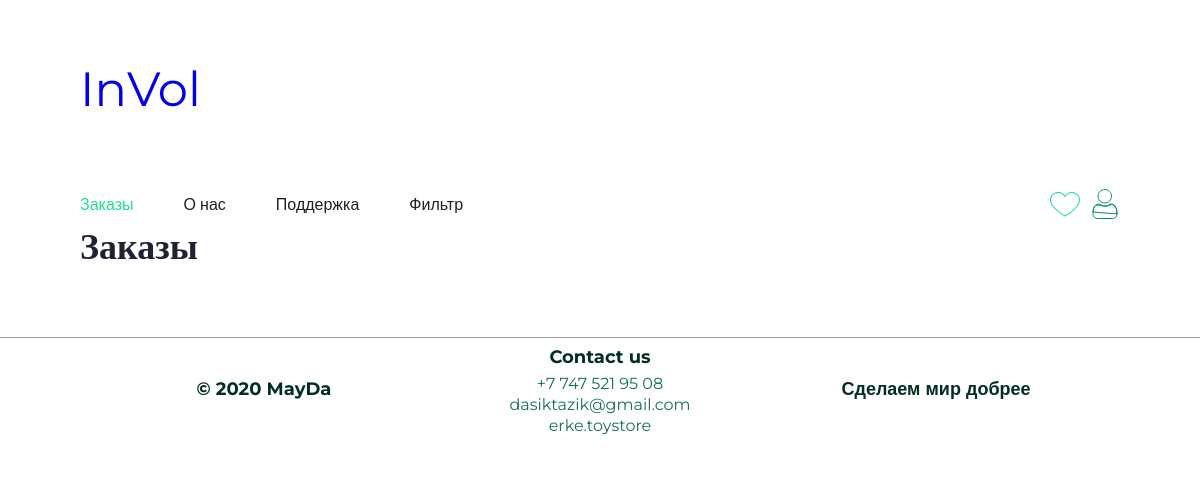
/orders/show_orders (signed in), run on an earlier commit of the app's database.
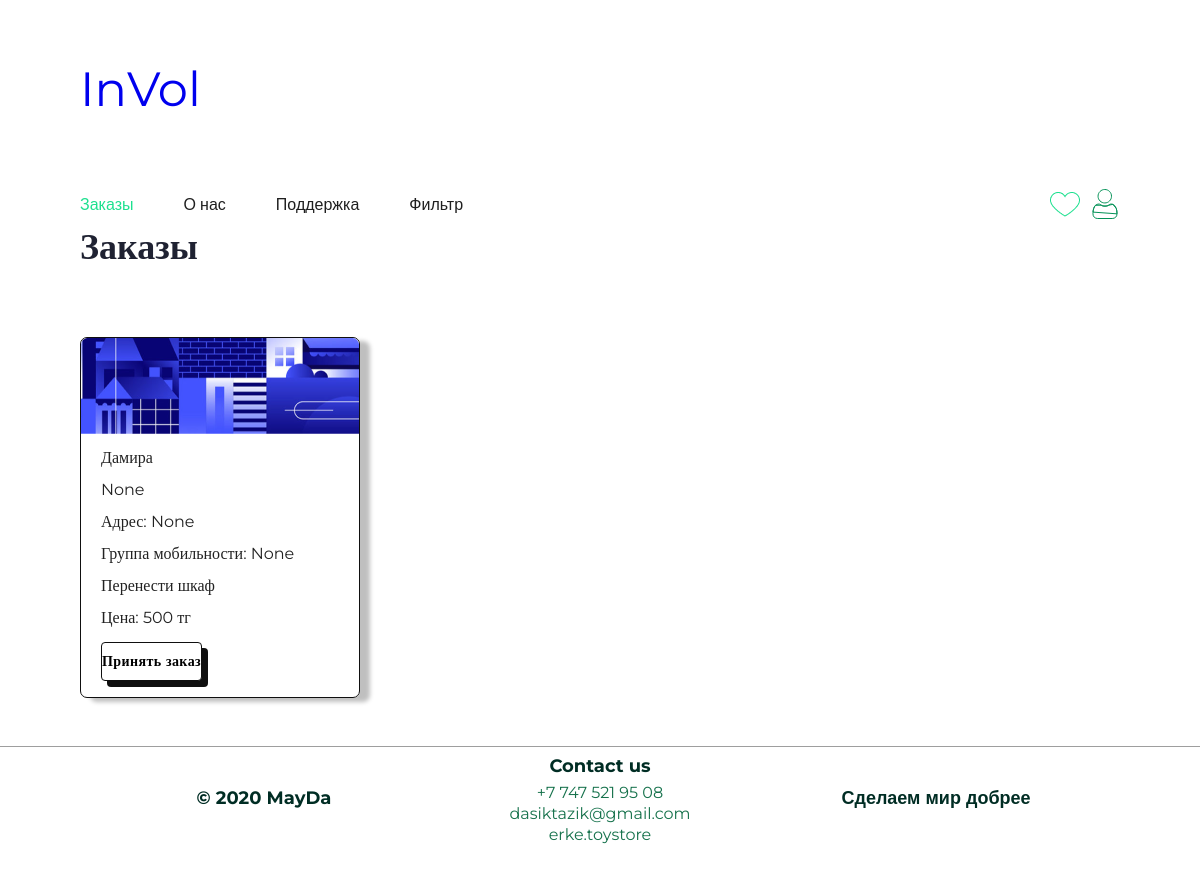
And on a later commit of the database.
### orders/models.py (models this page shows, shortened)
class Order(models.Model):
    client = models.ForeignKey(
        Client,
        on_delete=models.CASCADE,
        null=True, blank=True,
        related_name="my_orders",
        verbose_name="клиент",
    )
    volunteer = models.ForeignKey(
        Volunteer,
        on_delete=models.CASCADE,
        null=True, blank=True,
        related_name="liked_orders",
        verbose_name="волонтер"
    )
    inquiry = models.CharField(
        max_length=100,
        verbose_name="запрос"
    )
    price = models.SmallIntegerField(
        validators=[MinValueValidator(100)],
        verbose_name="цена"
    )
    is_completed = models.BooleanField(
        default=False,
        verbose_name="выполнено"
    )
    objects = OrderManager()
    @property
    def price_display(self):
        return f"Цена: {self.price} тг"

### users/models.py (models this page shows, shortened)
class CustomUser(AbstractBaseUser, PermissionsMixin):
    first_name = models.CharField(
        max_length=255,
        verbose_name='имя'
    )
    email = models.EmailField(
        unique=True,
        verbose_name='электронная почта',
    )
    phone_number = models.CharField(
        max_length=20,
        verbose_name='телефонный номер'
    )
    is_active = models.BooleanField(default=True)
    is_staff = models.BooleanField(default=False)
    objects = CustomUserManager()
    USERNAME_FIELD = 'email'
    REQUIRED_FIELDS = ['first_name', 'phone_number']

class Client(CustomUser):
    class Meta:
        verbose_name = 'Клиент'
        verbose_name_plural = 'Клиенты'
        permissions = (("create_order", "Can create order"),)

class BaseProfile(models.Model):
    AGE_MIN = 14
    AGE_MAX = 128
    class Sex(models.TextChoices):
        MALE = 'M', 'Мужской'
        FEMALE = 'F', 'Женский'
        OTHER = 'O', 'Другое'
    age = models.PositiveIntegerField(
        validators=[MinValueValidator(AGE_MIN), MaxValueValidator(AGE_MAX)],
        null=True, blank=True,
        verbose_name='возраст',
    )
    sex = models.CharField(
        max_length=1,
        choices=Sex.choices,
        null=True, blank=True,
        verbose_name='пол',
    )
    city = models.CharField(
        max_length=255,
        null=True, blank=True,
        verbose_name='город'
    )
    about_me = models.TextField(
        null=True, blank=True,
        verbose_name='о себе'
    )
    rating = models.FloatField(null=True, blank=True)
    class Meta:
        abstract = True
    @property
    def city_display(self):
        return f"Адрес: {self.city}"

class ClientProfile(BaseProfile):
    class Mobility(models.TextChoices):
        NO = "Нету", "Люди, не имеющие ограничений по мобильности"
        M1 = "M1", "Люди, не имеющие инвалидности со сниженной мобильностью (люди пенсионного возраста, люди с детьми дошкольного возраста, беременные женщины), а также глухие и слабослышащие"
        M2 = "M2", "Пожилые немощные люди (в том числе инвалиды по старости), инвалиды с недостатками зрения, пользующиеся белой тростью"
        M3 = "M3", "Инвалиды и другие маломобильные граждане, не относящиеся к группе М2, использующие при движении дополнительные опоры (костыли, трости), инвалиды на протезах"
        M4 = "M4", "Инвалиды и другие маломобильные граждане, не относящиеся к группе М2, передвигающиеся на креслах-колясках"
        HM = "HM", "Немобильные граждане"
        HT = "HT", "Нетранспортабельные люди"
        HO = "HO", "Люди с ограниченной степенью свободы, в том числе люди с психическими отклонениями"
    client = models.OneToOneField(Client, on_delete=models.CASCADE, related_name='profile')
    mobility = models.CharField(
        max_length=4,
        choices=Mobility.choices,
        null=True, blank=True,
        verbose_name='мобильность'
    )
    @property
    def mobility_display(self):
        if self.mobility == 'Нету':
            return 'Нету мобильности'
        return f'Группа мобильности: {self.mobility}'

### orders/views.py (the view, shortened to what this page needs)
# urls.py: path("show_orders", views.show_orders, name="show_orders"),
@login_required
def show_orders(request):
    print(request.path)
    template_name = "orders/show_orders.html"
    context = {
        "orders": Order.objects.get_free_orders(),
    }
    return render(request, template_name, context)

### orders/models.py (called while the page is built)
    def get_incompleted_orders(self):
        return super().get_queryset().filter(is_completed=False)

    def get_free_orders(self):
        return self.get_incompleted_orders().filter(volunteer=None)

### users/templatetags/users_extras.py (called while the page is built)
@register.filter
def isinstance(user, model_name):
    model = getattr(user, '__class__')
    return model.__name__.lower() == model_name.lower()

### templates/orders/show_orders.html (shortened to what this page needs)
{% extends 'base.html' %}
{% load static %}
{% block css %}
    {{ block.super }}
    <link rel="stylesheet" href="{% static 'css/style.css' %}">
{% endblock css %}
{% block content %}
    <main class="main">
        <h1 class="main__h1 main__h1_left">Заказы</h1>
        {% include "orders/_orders.html" with orders=orders %}
    </main>
{% endblock content %}

### templates/orders/_orders.html (shortened to what this page needs)
{% load static %}
{% load users_extras %}
<div class="cards">
    {% for order in orders %}
        <div class="card">
            <img src="{% static 'img/Image (2).png' %}" class="card__img" alt="">
            <div class="card__content">
                <p class="card__text">{{ order.client.first_name }}</p>
                <p class="card__text">{{ order.client.profile.age }}</p>
                <p class="card__text">{{ order.client.profile.city_display }}</p>
                <p class="card__text">{{ order.client.profile.mobility_display }}</p>
                <p class="card__text">{{ order.inquiry }}</p>
                <p class="card__text">{{ order.price_display }}</p>
                <form method="post">
                    {% if request.path == '/orders/liked_orders' %}
                        <button type="submit" class="card__button" name="take_order">Отменить заказ</button>
                    {% elif request.path == '/orders/show_orders' %}
                        <button type="submit" class="card__button" name="take_order">Принять заказ</button>
                    {% elif request.path == '/orders/my_orders' %}
                        <button type="submit" class="card__button" name="change_order">Изменить</button>
                    {% endif %}
                </form>
            </div>
        </div>
    {% endfor %}
</div>

What changed in the data, as far as the page shows it:
added Order: client.first_name "Дамира", client.profile.age "None", client.profile.city_display "Адрес: None", client.profile.mobility_display "Группа мобильности: None", inquiry "Перенести шкаф", price_display "Цена: 500 тг"
